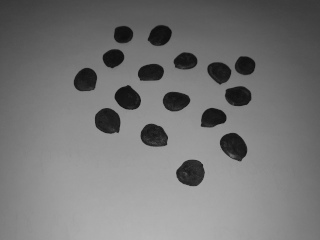
//> input picture Segmentação de Imagens/Limiarização/feijoes.png, 320 x 240 px
$ ./threshold2 feijoes.png   (built with g++ and OpenCV 4)
//> lines starting //> are read from the running program, lines starting //| are printed output that depends on the picture; after the words box and inside, x2 and y2 are one past the last pixel; in counts of white or black regions, pixels touching at a corner belong together
#include <iostream>
#include <opencv2/opencv.hpp>

int main(int argc, char** argv) {
  cv::Mat image, smooth, corrected, thresh;

  image = cv::imread(argv[1], cv::IMREAD_GRAYSCALE);
//> image is the input picture: 240 rows x 320 cols, CV_8UC1; min 11, max 182, mean 117.7

  if (image.empty()) {
    std::cout << "imagem nao carregou corretamente\n";
    return -1;
  }

  // --- 1. Suavização da imagem para obter o componente de iluminação ---
  cv::GaussianBlur(image, smooth, cv::Size(51, 51), 0);
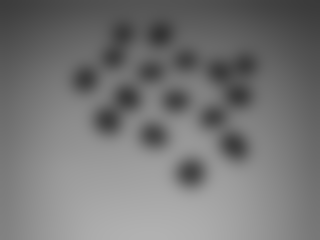
//> smooth: 240 rows x 320 cols, CV_8UC1; min 53, max 177, mean 117.7

  // --- 2. Correção da iluminação usando divisão ---
  cv::Mat imageFloat, smoothFloat;
  image.convertTo(imageFloat, CV_32F);
  smooth.convertTo(smoothFloat, CV_32F);

  corrected = imageFloat / (smoothFloat + 1);   // evita divisão por zero
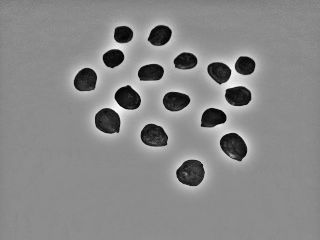
//> corrected: 240 rows x 320 cols, CV_32FC1; min 0.175, max 1.66, mean 0.978; drawn with min black and max white
  cv::normalize(corrected, corrected, 0, 255, cv::NORM_MINMAX);
  corrected.convertTo(corrected, CV_8U);
//> corrected: 240 rows x 320 cols, CV_8UC1

  // --- 3. Limiarização por Otsu ---
  cv::threshold(corrected, thresh, 0, 255, cv::THRESH_BINARY | cv::THRESH_OTSU);
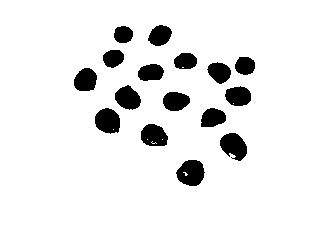
//> thresh: 240 rows x 320 cols, CV_8UC1; 91.8% white; 16 black regions, largest, box (x1, y1, x2, y2) and area: (176, 160, 205, 186) 558, (220, 133, 247, 161) 521, (95, 108, 120, 134) 506

  // --- 4. Exibição e salvamento ---
  cv::imshow("Imagem original", image);
  cv::imshow("Suavizada (Gauss)", smooth);
  cv::imshow("Corrigida", corrected);
  cv::imshow("Otsu corrigido", thresh);

  cv::imwrite("corrigida.png", corrected);
  cv::imwrite("otsu_corrigido.png", thresh);

  cv::waitKey();
  return 0;
}
